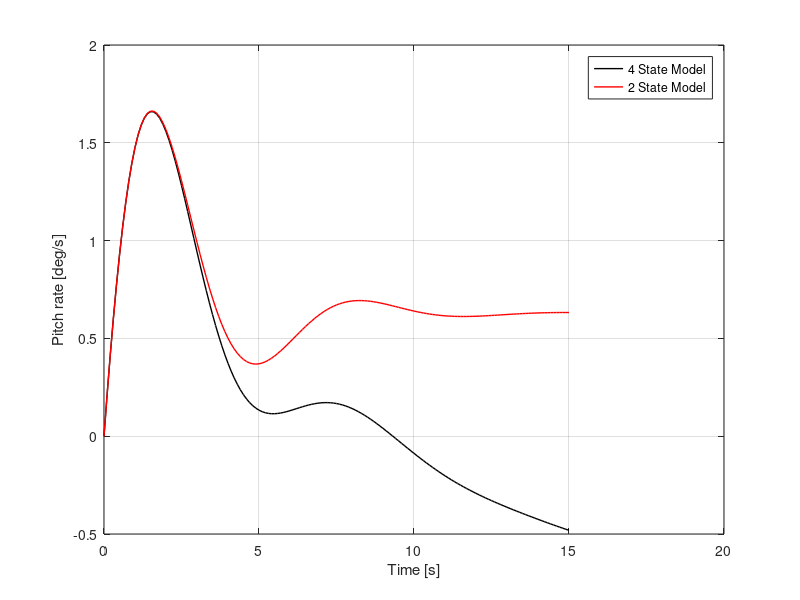
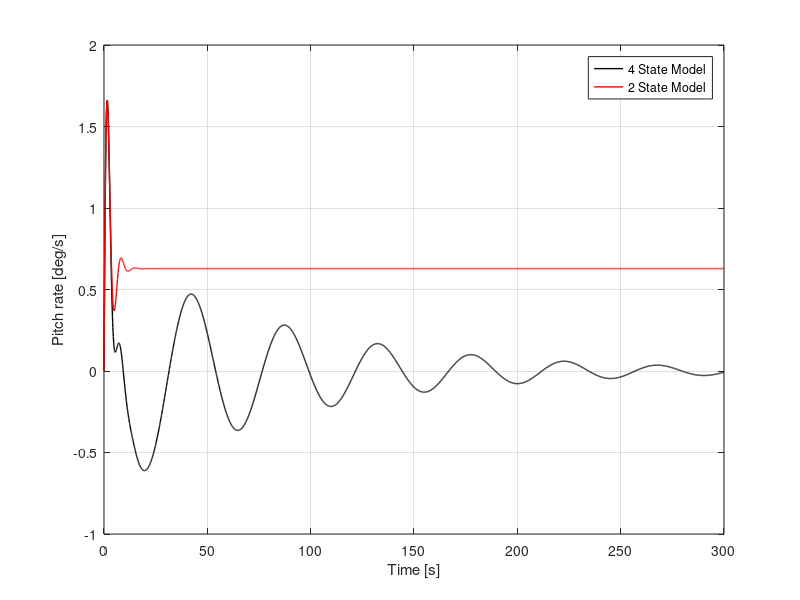

MATLAB code to generate these figures, in order: (Note: this script raises an error after producing the figures.)
%% PITCH RATE CONTROLLER
%%

clear all
close all

%% Load reduced longitudial system from the open loop analysis
%%
load('Reduced_system.mat')

%% Construct the short period reduced model
%%
% Convert (longitudinal) 4 state matrices to 2 state
A_2s = longitudinal_A([2 4], [2 4]);
B_2s = longitudinal_B([2 4], 1);
C_2s = longitudinal_C([2 4], [2 4]);
D_2s = longitudinal_D([2 4], 1);

% Create state-space model of 2 states
lon_model_2s = ss(A_2s, B_2s, C_2s, D_2s);

%% Compare time responses of the reduced 2 state and 4 state models
%%
% Specify time intervals and timesteps 
time_st = 0:0.1:15;          % short term time
time = 0:0.1:300;            % long term time

% Create state-space model of 4 states
lon_model_4s = ss(longitudinal_A, longitudinal_B, longitudinal_C, longitudinal_D);

% Store step responses of the two models for a short and long duration
Y4_st = step(-lon_model_4s, time_st);
Y2_st = step(-lon_model_2s, time_st); 

Y4 = step(-lon_model_4s, time);
Y2 = step(-lon_model_2s, time);                

% Plotting the time responses of the 2 systems for comparison
% Short term plot
figure(1)
plot(time_st, Y4_st(:,4), 'k', 'Linewidth', 1)
hold on 
plot(time_st, Y2_st(:,2), 'r', 'Linewidth', 1)
xlabel('Time [s]')
ylabel('Pitch rate [deg/s]')
grid on 
legend('4 State Model', '2 State Model')

% Long term plot
figure(2)
plot(time, Y4(:,4), 'k', 'Linewidth', 1)
hold on 
plot(time, Y2(:,2), 'r', 'Linewidth', 1)
xlabel('Time [s]')
ylabel('Pitch rate [deg/s]')
grid on 
legend('4 State Model', '2 State Model')

%% Converting CAP and Gibson requirements to the familiar frequency domain
%%
% Parameters
V_ft = 300;                  % ft/s
V_m = 0.3048 * V_ft;         % m/s

% Requirements
nat_freq = 0.03 * V_m;                 % rad/s
time_con_req = 1 / (0.75 * nat_freq);  % s
damp_ratio = 0.5; 

%% Pitch Rate Command System (Satisfying Requirements)
%%
% Parameters
V_gust = 4.572;                  % wind gust velocity in m/s

% Computing the required poles
pole_1 = (-damp_ratio * nat_freq) + nat_freq * ((damp_ratio^2 - 1))^0.5;
pole_2 = (-damp_ratio * nat_freq) - nat_freq * ((damp_ratio^2 - 1))^0.5;
poles = [pole_1 pole_2];

% Computing the gains
gains = place(A_2s, B_2s, poles);       % compute gain matrix
K_alpha = gains(1);                     % deg/rad
K_q = gains(2);                         % deg/(rad/s)

% Compute transferfunction with poleplacement
A_ac_2s_new = A_2s - B_2s*gains;                          % compute change in A-matrix
lon_model_2s_new = ss(A_ac_2s_new,B_2s, C_2s, D_2s);      % new state-space system

H_CL = tf(lon_model_2s_new);                              % tf after poleplacement
H_CL_alpha = H_CL(1);
H_CL_q = H_CL(2);

% Computing the gust influences
alpha_i = atan(V_gust/V_m);          % Induced angle of attack in radians
alpha_i_deg = alpha_i * (180/pi);    % Induced angle of attack in degrees
el_def = K_alpha * alpha_i;          % Elevator deflection

%% Lead-lag filter
%%
s = tf('s');

% Compute the current time constant
H_CL_q = zpk(H_CL_q);
[num, den] = ss2tf(A_2s, B_2s, C_2s, D_2s)
time_con_cur = num(2, end-1)/num(2, end)                   % calculate current time constant from numerators of tf function

% Compute transferfunction of lead-lag filter
H_LL = (time_con_req * s + 1)/(time_con_cur * s + 1);       % a gain value K should be included

% Pole-zero cancellation
H_inc_LL = minreal(H_LL * H_CL);                            % transfer function including lead lag filter
H_alpha_new = H_inc_LL(1);   
H_q_new = H_inc_LL(2);

%% CAP & Gibson Criteria
%%
% Parameters
g = 9.81;            % m/s^2

% Current CAP and Gibson parameters 
[num, den] = tfdata(H_q_new, 'v');
time_con_cur2 = num(2)/num(3);                       % checking current time constant
[wn_cur,zeta_cur] = damp(H_q_new);                   % checking current natural frequency and damp ratio
par_cur = [wn_cur(1), zeta_cur(1), time_con_cur2];   % current parameters

% CAP and Gibson parameters design 
H_design = tf(lon_model_4s);                 % transfer function of 2 state system design adjustments
[wn_design, zeta_design] = damp(H_design);   % natural frequency and damping ratio design adjustments
par_design = [wn_design(3), zeta_design(3), time_con_cur];   % parameters design

% CAP calculations of current parameters and design
CAP_cur = (par_cur(1)^2 * g * par_cur(3)) / (V_m);            % CAP current
CAP_design = (par_design(1)^2 * g * par_design(3)) / (V_m);   % CAP design adjustments

% Compute transfer function for pitch angle
H_angle = minreal(H_q_new * (1/s));

% Construct an input step signal
Time = 0:0.01:5;
Time2 = 5.01:0.01:10;
Time3 = [Time Time2];

u1 = ones(size(Time)) * -1;
u2 = zeros(size(Time2));
u3 = [u1 u2];

% Compute responses for pitch rate and attitude
Y_q = lsim(H_q_new, u3, Time3);
Y_att = lsim(H_angle, u3, Time3); 

% Plot responses for pitch rate and attitude
figure(3)
plot(Time3, Y_q, 'Linewidth', 1)
xlabel('Time [s]')
ylabel('Pitch rate [deg/s]')
grid on 

figure(4)
plot(Time3, Y_att, 'Linewidth', 1)
xlabel('Time [s]')
ylabel('Pitch angle [deg]')
grid on 

% Parameters from pitch rate and attitude response 
q_m = max(Y_q);                % Maximum pitch rate
q_s = Y_q(500);                % Steady state value pitch Rate
q_overshoot = q_m/q_s;         % Pitch rate overshoot ratio
DB = max(Y_att) - Y_att(end);  % Dropback
DB_div_q_s_design = DB/q_s    % Gibson Criteria design

DB_div_q_s_current = time_con_cur2 - ((2 * zeta_cur(1) )/ wn_cur(1))        %Gibson Criteria current